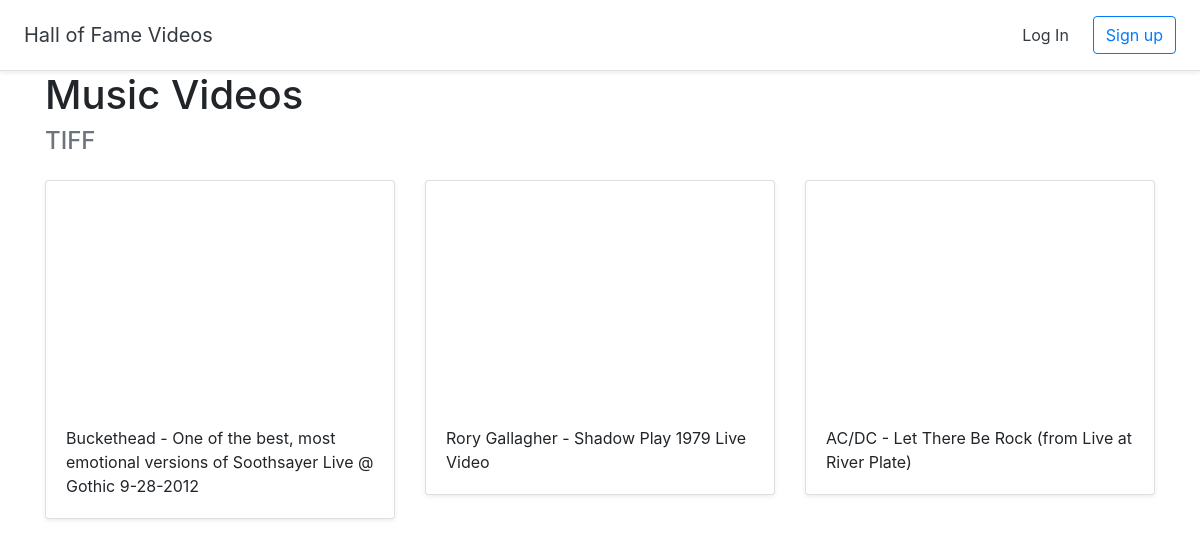
Screenshot of /halloffame/1 with the database file from the repository.
### halls/models.py (models this page shows)
class Hall(models.Model):
    title = models.CharField(max_length=255)
    user = models.ForeignKey(User, on_delete=models.CASCADE)

class Video(models.Model):
    title = models.CharField(max_length=255)
    url = models.URLField()
    youtube_id = models.CharField(max_length=255)
    hall = models.ForeignKey(Hall, on_delete=models.CASCADE)

### halls/views.py (the view)
# urls.py: path('halloffame/<int:pk>', views.DetailHall.as_view(), name='detail_hall'),
class DetailHall(generic.DetailView):
    model = Hall
    template_name = 'halls/detail_hall.html'

### halls/templates/halls/detail_hall.html (shortened to what this page needs)
{% extends 'halls/base.html' %}
{% block content %}
<div class="container">
<h1>{{ hall.title }}</h1>
<h4 class="text-muted">{{ hall.user.username|upper }}</h4>
    <div class="row">
      {% for video in hall.video_set.all %}
      <div class="col-md-4 mt-3">
        <div class="card mb-4 shadow-sm">
          <iframe width="100%" height="225" src="https://www.youtube.com/embed/{{ video.youtube_id }}" frameborder="0" allow="accelerometer; autoplay; encrypted-media; gyroscope; picture-in-picture" allowfullscreen></iframe>
          <div class="card-body">
            <p class="card-text">{{ video.title }}</p>
          </div>
        </div>
      </div>
      {% endfor %}
      </div>
</div>
{% endblock %}

### rows the page displays
Hall: title "Music Videos", user.username "TIFF"
Video: title "Buckethead - One of the best, most emotional versions of Soothsayer Live @ Gothic 9-28-2012"
Video: title "Rory Gallagher - Shadow Play 1979 Live Video"
Video: title "AC/DC - Let There Be Rock (from Live at River Plate)"
